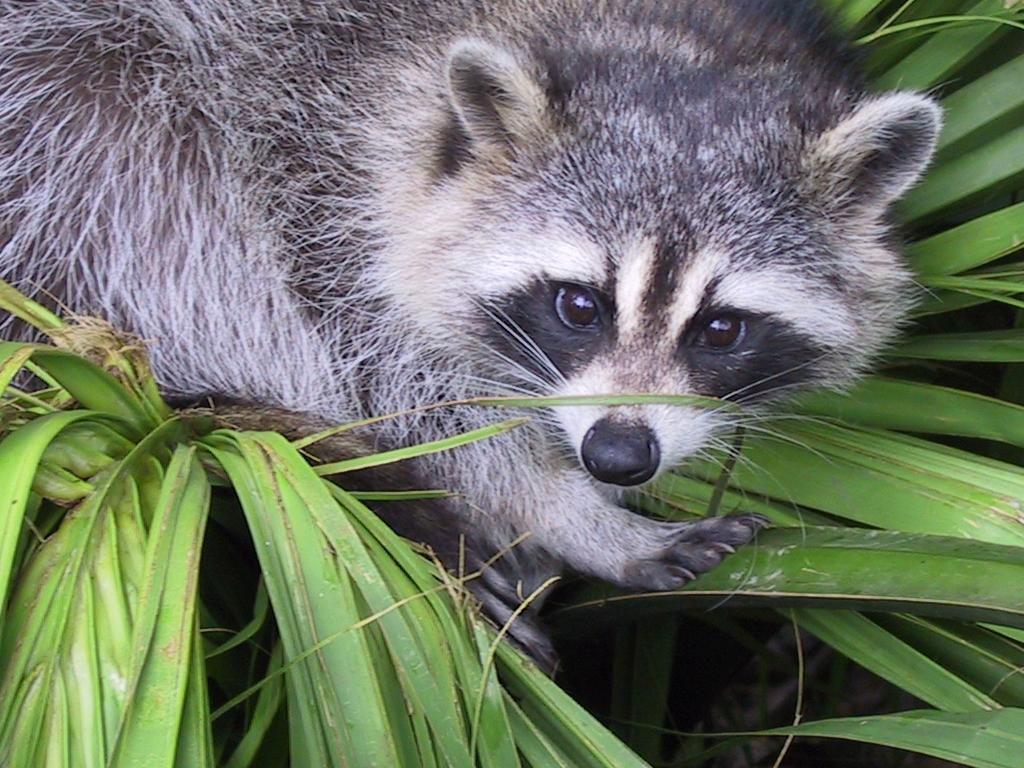
#> input picture Array/ex03/animal.jpeg, 1024 x 768 px
$ python zoom.py
#> lines starting #> are read from the running program, lines starting #| are printed output that depends on the picture
### Array/ex03/load_image.py
import numpy as np
from PIL import Image

def load_image(image_path):
#> called with image_path = 'animal.jpeg'
    try:
        # Load the image
        image = Image.open(image_path)
#> image is the input picture: PIL image 1024x768 RGB; mean R, G, B 110.7, 117.7, 102.1

        # Convert image to numpy array
        image_array = np.array(image)

        # Get image dimensions and number of channels
        height, width, channels = image_array.shape
#> height = 768; width = 1024; channels = 3
        print(f"The shape of image is: {image_array.shape}")
#| The shape of image is: (768, 1024, 3)

        # Print the pixel content of the image
        print(image_array)
#> (printed output is left out)

        return image_array
    except FileNotFoundError:
        print(f"Error: The file '{image_path}' was not found.")
        return None
    except Exception as e:
        print(f"An error occurred: {e}")
        return None

# [3 lines that do not run on import are left out]

### Array/ex03/zoom.py
import numpy as np
from PIL import Image, ImageDraw, ImageFont
import matplotlib.pyplot as plt
from load_image import load_image

def zoom_image(image_array, offset_right=150, offset_up=50):
#> called with offset_right = 150, offset_up = 50
    try:
        height, width, channels = image_array.shape
#> height = 768; width = 1024; channels = 3
        target_size = 400  # We want a 400x400 region
        center_x, center_y = width // 2, height // 2
#> center_x = 512; center_y = 384

        # Adjust center_x to move the image to the right
        center_x += offset_right
#> center_x = 662
        # Adjust center_y to move the image up
        center_y -= offset_up
#> center_y = 334

        # Ensure the slicing doesn't go out of image bounds
        left = max(center_x - target_size // 2, 0)
#> left = 462
        right = min(center_x + target_size // 2, width)
#> right = 862
        top = max(center_y - target_size // 2, 0)
#> top = 134
        bottom = min(center_y + target_size // 2, height)
#> bottom = 534

        zoomed_array = image_array[top:bottom, left:right]
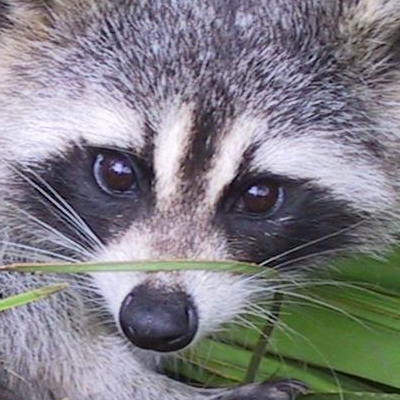
#> zoomed_array: shape (400, 400, 3); mean R, G, B 127.8, 126.4, 132.1

        # Convert to single channel if needed
        if channels == 3:
            zoomed_array = zoomed_array[:, :, 0:1]  # Take only one channel
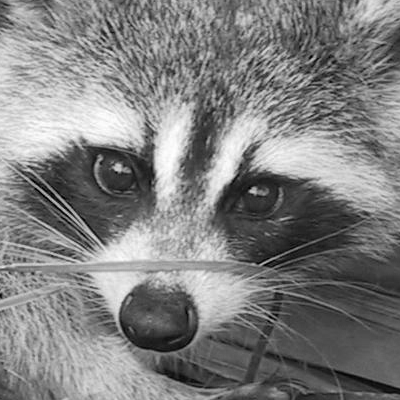
#> zoomed_array: shape (400, 400, 1); min 0, max 255, mean 127.8

        # Print the new shape after slicing
        new_shape = zoomed_array.shape
#> new_shape = (400, 400, 1)
        print(f"New shape after slicing: {new_shape} or {(new_shape[0], new_shape[1])}")
#| New shape after slicing: (400, 400, 1) or (400, 400)

        # Print the zoomed pixel content
        print(zoomed_array)
#> (printed output is left out)

        zoomed_image = Image.fromarray(zoomed_array.squeeze())
        draw = ImageDraw.Draw(zoomed_image)

        try:
            font = ImageFont.truetype("arial.ttf", 15)
        except IOError:
            font = ImageFont.load_default()

        for i in range(0, zoomed_image.width, zoomed_image.width // 10):
            draw.line((i, 0, i, 10), fill="red")
            draw.text((i, 10), str(i), fill="red", font=font)

        for i in range(0, zoomed_image.height, zoomed_image.height // 10):
            draw.line((0, i, 10, i), fill="red")
            draw.text((10, i), str(i), fill="red", font=font)

        plt.imshow(zoomed_image, cmap='gray')
        plt.title("Zoomed Image with Scales")
        plt.show()
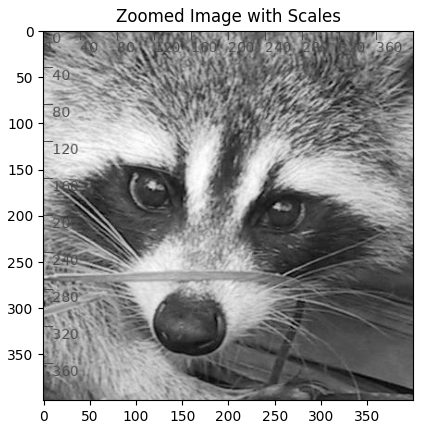
#> figure drawn by matplotlib, 1 panel

    except Exception as e:
        print(f"An error occurred during zooming: {e}")

if __name__ == "__main__":
    image_path = 'animal.jpeg'
    image_array = load_image(image_path)
    if image_array is not None:
        zoom_image(image_array)
